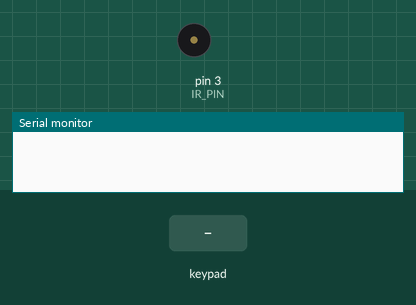
Simulated run of this sketch. Board: Arduino Uno, built with avr-gcc and run on an emulated ATmega328P. On the bench: buzzer (waves = sounding), the last lines printed to the serial monitor. Wiring (inferred from the names in the program): 4×4 keypad with keys 1 2 3 A 4 5 6 B 7 8 9 C * 0 # D: rows pin 4, pin 5, pin 6, pin 7; columns pin 8, pin 9, pin 10, pin 11. The test bench sets the inputs (shaded band).

Above: at 1.2 s.
1.3 s: keypad keys 1 2 pressed 0.4 s apart
At 1.89 s:
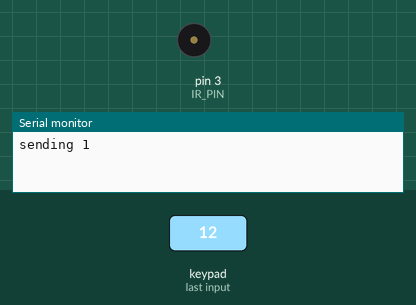
3.6 s: key 'A' pressed
At 4.1 s:
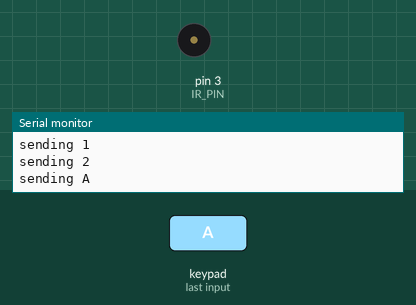
5.2 s: key 'B' pressed
At 6.6 s:
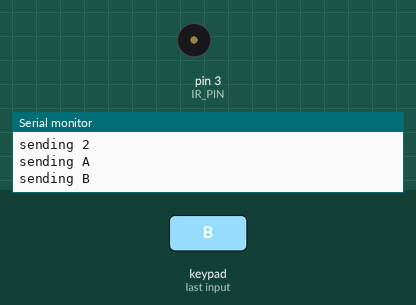
6.9 s: keypad keys 1 2 # pressed 0.4 s apart
At 8.4 s:
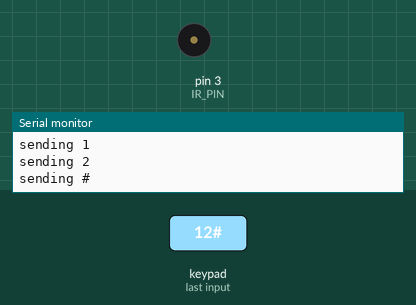
9.9 s: key 'C' pressed
At 11.2 s:
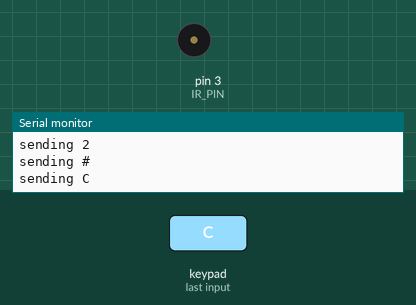
11.5 s: keypad keys 1 2 * pressed 0.4 s apart
At 11.99 s:
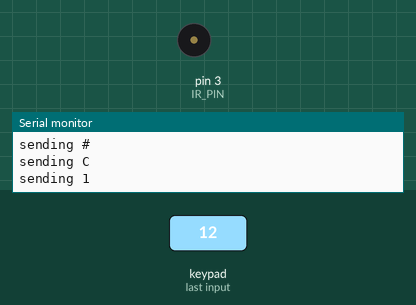
Timing chart, 0 to 14.5 s (numbered marks = the images above; inputs shaded):
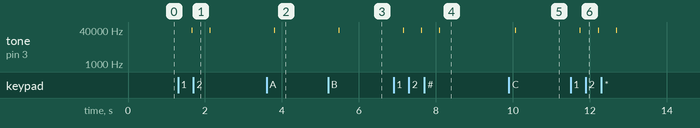

The sketch:

transmitter.ino
```cpp
// transmitter microcontroller
//  takes input from a keypad, converts to bits, and blinks
//  an ir led to send data using NEC protocol

// keypad char layout
const char KEYS[4][4] = {
  {'1','2','3','A'},
  {'4','5','6','B'},
  {'7','8','9','C'},
  {'*','0','#','D'}
};
// pinout constants
const int ROWS[4] = {4,5,6,7};
const int COLS[4] = {8,9,10,11};
const int IR_PIN = 3;

void setup() {
  Serial.begin(9600);
  for (int i = 0; i < 4; i++) {
    pinMode (ROWS[i], OUTPUT);
    digitalWrite (ROWS[i], HIGH);
    pinMode (COLS[i], INPUT_PULLUP);
  }
  //pinMode (IR_PIN, OUTPUT);
}

char scanKeypad() {
  // for each row r:
  for (int r = 0; r < 4; r++) {
  //  write row r LOW
    digitalWrite(ROWS[r], LOW);
  //  for each column c:
    for (int c = 0; c < 4; c++) {
  //    if column c reads LOW:
      if(digitalRead(COLS[c]) == LOW) {
  //      wait 20ms
        delay(20);
  //    while column c still reads LOW: wait
        while (digitalRead(COLS[c]) == LOW);
        digitalWrite(ROWS[r], HIGH);
        return KEYS[r][c];
      }
    }
  //  put row r back HIGH
    digitalWrite(ROWS[r], HIGH);
  }
  // return 0 (nothing pressed)
  return 0;
}

// NEC protocol notes
//  560us on at the start of each bit @ 38kHz carrier burst
//  carrier burst = mark/pulse burst, frequency to filter out
//    inference
//  logical 1 = 2.25ms total time
//  logical 0 = 1.125ms, 1/2 of 1
//  9ms to mark the start of an address followed by 4.5ms of nothing
//  560us at the end to determine value of last bit
//  command typically transmitted twice, 1st normally and 2nd time
//    bits are inverted to verify reading of 1st sending
// my use case will have addresses sent as 8 bits

void sendByte(uint8_t b) {
  // send 9000us of 38kHz carrier (start of address/header)
  carrier(9000);
  // nothing for 4.5ms (also header)
  delayMicroseconds(4500);
  // for each bit from bit 7 down to bit 0:
  for (int i = 7; i >= 0; i--) {
  // send 560us of carrier
    carrier(560);
  // if the bit is 1: wait 1690us off
    if (b == 1) {
      delayMicroseconds(2250);
    } else {  // else: wait 565us off
      delayMicroseconds(565);
    }
  }
  // send 560us of carrier (end marker)
  carrier(560);
}

void carrier(int us) {
  // turn the 38kHz tone on
  tone (IR_PIN, 38000);
  // wait time
  delayMicroseconds(us);
  // turn it off
  noTone(IR_PIN);
}

void loop() {
  // key = scanKeypad
  char key = scanKeypad();
  // if key is not 0:
  if (key != 0) {
  //  print "sending" key
    Serial.print("sending ");
    Serial.println(key);
  //  sendByte(key as byte)
    sendByte((uint8_t)key);
  }
  // wait 300ms
  delay(300);
}
```

Measured:
- after the input at 1.3 s, tone on pin 3 (IR_PIN): alternates 38000 Hz for 0.02 s and silent for 0.45 s, 4 changes in all, then stays silent, starting after 0.35 s
- after the input at 3.6 s, tone on pin 3 (IR_PIN): silent → 38000 Hz after 0.20 s, → silent 0.02 s later
- after the input at 5.2 s, tone on pin 3 (IR_PIN): silent → 38000 Hz after 0.27 s, → silent 0.02 s later
- after the input at 6.9 s, tone on pin 3 (IR_PIN): alternates 38000 Hz for 0.02 s and silent for 0.45 s, 6 changes in all, then stays silent, starting after 0.25 s
- after the input at 9.9 s, tone on pin 3 (IR_PIN): silent → 38000 Hz after 0.17 s, → silent 0.02 s later
- after the input at 11.5 s, tone on pin 3 (IR_PIN): alternates 38000 Hz for 0.02 s and silent for 0.45 s, 6 changes in all, then stays silent, starting after 0.24 s
